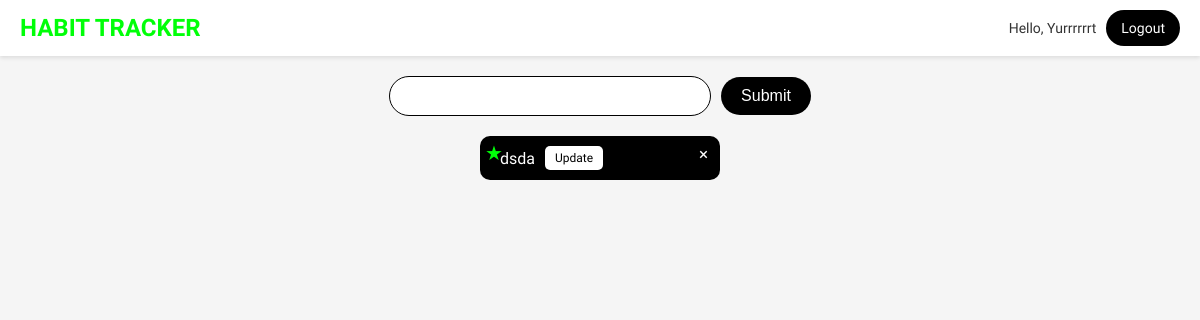
The page / (signed in) on the database as committed earlier.
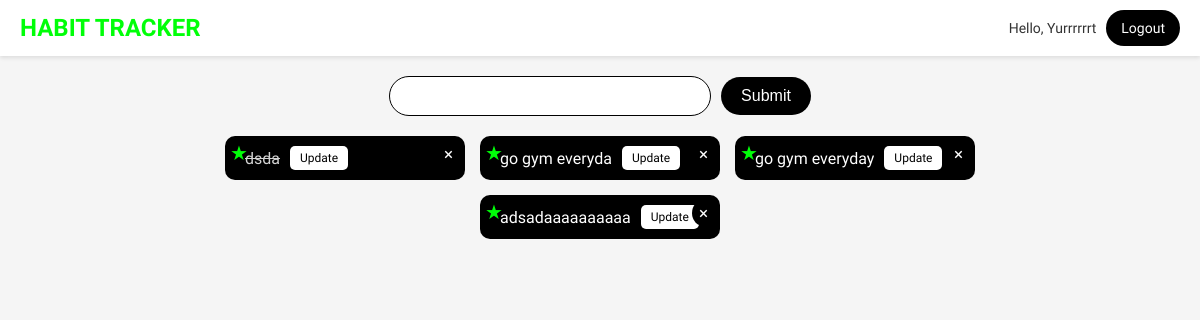
The same page on the database as committed later.
### habit_tracker/models.py (models this page shows)
class Habit(models.Model):
    title = models.CharField(max_length=15)
    completed = models.BooleanField(default=False)
    created = models.DateTimeField(auto_now_add=True)
    user = models.ForeignKey(User, on_delete=models.CASCADE)
    high_priority = models.BooleanField(default=False)
    def __str__(self):
        return self.title

### habit_tracker/views.py (the view, shortened to what this page needs)
# urls.py: path('', views.index, name='list'),
def index(request):
    habits = Habit.objects.filter(user=request.user) if request.user.is_authenticated else []
    form = Habitform()
    context = {'habits': habits, 'form': form}
    return render(request, 'Habit_tracker/list.html', context)

### habit_tracker/forms.py
class Habitform(ModelForm):
    class Meta:
        model = Habit
        fields = ['title', 'completed', 'high_priority']
        labels = {
            'title': '',
        }

### habit_tracker/templates/Habit_tracker/list.html (shortened to what this page needs)
<!DOCTYPE html>
<html lang="en">
<head>
</head>
<body>
<header>
    <h1>HABIT TRACKER</h1>
    <div class="user-info">
    {% if user.is_authenticated %}
    <span>Hello, {{user.username}}</span>
    <a href="{% url 'logout' %}">Logout</a>
    {% else %}
    <a href="{% url 'login' %}">Login</a>
     {% endif %}
     </div>
</header>
<form method="POST" action="/">
    {{form.title}}
    <input type="submit" value="Submit">
</form>
<div class="habit-container">
    {% for habit in habits %}
    <div class="habit-card">
        {% if habit.completed %}
        <strike>{{habit}}</strike>
        {% else %}
        <span>{{habit}}</span>
        {% endif %}
        <a href="{% url 'habit_update' habit.id %}"> Update</a>
        {% if habit.high_priority %}
        <span class="high-priority">★</span>
        {% endif %}
        <a href="{% url 'delete' habit.id %}" class="delete"> &times;</a>
    </div>
    {% endfor %}
</div>
</body>
</html>

### habit_tracker/templates/Habit_tracker/list.html (style rules this page uses)
body { font-family: 'Faustina', serif; background-color: #f5f5f5; margin: 0; padding: 0; color: #333; }
header { display: flex; justify-content: space-between; align-items: center; padding: 10px 20px; background-color: white; box-shadow: 0 2px 4px rgba(0, 0, 0, 0.1); }
header h1 { font-size: 24px; font-weight: bold; color: #00ff08; font-family: 'Russo One', sans-serif; margin: 0; }
header a { text-decoration: none; font-size: 14px; color: white; background-color: black; padding: 10px 15px; border-radius: 20px; }
header .user-info { display: flex; align-items: center; gap: 10px; }
header .user-info span { font-size: 14px; font-family: 'Faustina', serif; color: #333; }
form { display: flex; justify-content: center; align-items: center; margin: 20px 0; }
form input[type="text"] { font-size: 16px; padding: 10px; border: 1px solid #000000; border-radius: 25px; width: 300px; text-align: center; margin-right: 10px; }
form input[type="submit"] { font-size: 16px; padding: 10px 20px; background-color: black; color: white; border: none; border-radius: 25px; cursor: pointer; }
.habit-container { display: flex; justify-content: center; flex-wrap: wrap; gap: 15px; margin: 20px auto; width: 80%; }
.habit-card { background-color: black; color: white; border-radius: 10px; padding: 10px 20px; display: flex; align-items: center; gap: 10px; width: 200px; position: relative; }
.habit-card a { text-decoration: none; font-size: 12px; color: black; background-color: white; padding: 5px 10px; border-radius: 5px; cursor: pointer; }
.habit-card a.delete { background-color: rgb(0, 0, 0); color: rgb(255, 255, 255); font-size: 17px; padding: 3px 7px; position: absolute; top: 5px; right: 5px; border-radius: 50%; }
.high-priority { color: #00ff08; font-size: 20px; position: absolute; top: 5px; left: 5px; }
strike { color: lightgray; text-decoration: line-through; }

Rows that differ between the two databases and show on the page:
changed Habit "dsda": completed False → True (drawn)
added Habit: title "go gym everyda"
added Habit: title "go gym everyday"
added Habit: title "adsadaaaaaaaaaa"
